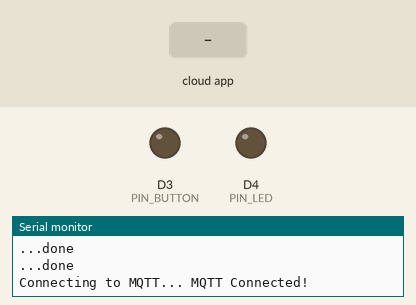
Recording of a sketch running on a simulated ESP8266 (NodeMCU). Parts: output pins drawn as LEDs (lit = HIGH), the last lines printed to the serial monitor. The inputs (shaded band) are chosen by the test bench. WiFi joins after 1.5 s; servers stay silent unless stated; no MQTT or app messages arrive unless stated.

Above: at 2.7 s.
2.8 s: the phone or cloud app sets led to 1
At 3.6 s:
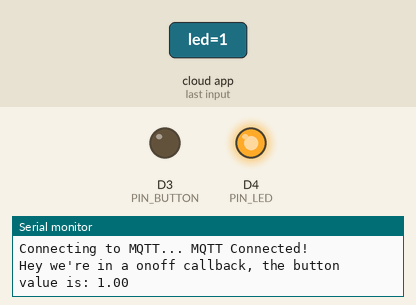
4.3 s: the phone or cloud app sets led to 0
At 5.0 s:
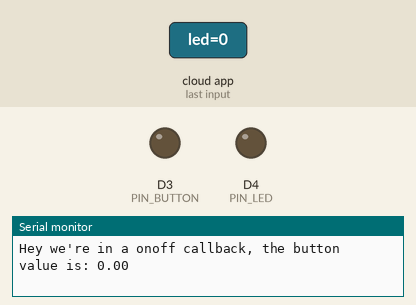
Timing chart, 0 to 7.3 s (numbered marks = the images above; inputs shaded):
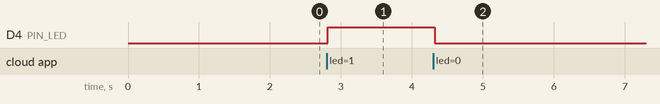

Measured:
- after the input at 2.8 s, D4 (PIN_LED): LOW → HIGH at once
- after the input at 4.3 s, D4 (PIN_LED): HIGH → LOW at once

The sketch:

ESP8266_MQTT_.ino
```cpp
#include <Wire.h>
#include <Servo.h>
#include <ESP8266WiFi.h>
#include <Adafruit_Sensor.h>
#include <Adafruit_BME280.h>
#include <Adafruit_NeoPixel.h>

#include "Adafruit_MQTT.h"
#include "Adafruit_MQTT_Client.h"


/* PINs */

#define PIN_LED       D4
#define PIN_BUTTON    D3


/************************* WiFi Access Point *********************************/
const char * ssid     = "embedded";
const char * password = "04523307";

/************************* MQTT Broker Setup *********************************/

#define MQTT_SERVER      "10.0.0.192"
#define MQTT_SERVERPORT  1883
#define MQTT_USERNAME    ""
#define MQTT_KEY         ""


/* Create an ESP8266 WiFiClient class to connect to the MQTT server. */

WiFiClient client;
Adafruit_MQTT_Client mqtt(&client, MQTT_SERVER, MQTT_SERVERPORT);


/****************************** Feeds ***************************************/

Adafruit_MQTT_Subscribe mqttSetLed       = Adafruit_MQTT_Subscribe (&mqtt, "/set/led");
Adafruit_MQTT_Publish   mqttStatButton   = Adafruit_MQTT_Publish   (&mqtt, "/status/button");


int setLed = 0;
int statusButton = 0;


/* forward declarations */

void mqttReconnect ();
void setupWifi ();
void setupSensor ();
void setupLight ();


void mqttClbkSetLed (double val);


void setup()
{
  Serial.begin (115200);
  delay (10);
  Serial.println ();
  Serial.println ("Initializing ...");
  Serial.println ();

  pinMode (PIN_LED, OUTPUT);
  pinMode (PIN_BUTTON, OUTPUT);

  setupWifi ();
  setupMqtt ();


  Serial.println ("...done");
  Serial.println ();
}

void loop ()
{
  int sw;

  // Ensure the connection to the MQTT server is alive (this will make the first
  // connection and automatically reconnect when disconnected).  See the MQTT_connect
  // function definition further below.
  mqttReconnect();

  // this is our 'wait for incoming subscription packets and callback em' busy subloop
  // try to spend your time here:
  mqtt.processPackets(1000);


//  // ping the server to keep the mqtt connection alive
//  // NOT required if you are publishing once every KEEPALIVE seconds
//
//  if(! mqtt.ping()) {
//    mqtt.disconnect();
//  }

  sw = digitalRead (PIN_BUTTON);
  mqttStatButton.publish (sw);
}


void setupWifi ()
{
  Serial.print ("Connecting to ");
  Serial.println (ssid);

  /*
   * Explicitly set the ESP8266 to be a WiFi-client, otherwise, it by default,
   * would try to act as both a client and an access-point and could cause
   * network-issues with your other WiFi-devices on your WiFi-network.
   */

  WiFi.mode (WIFI_STA);
  WiFi.begin (ssid, password);

  while (WiFi.status () != WL_CONNECTED)
  {
    delay (500);
    Serial.print (".");
  }

  Serial.println ("");
  Serial.println ("WiFi connected");
  Serial.println ("IP address: ");
  Serial.println (WiFi.localIP ());
  Serial.println ("...done");
  Serial.println ();
}


void setupMqtt ()
{
  mqttSetLed.setCallback   (mqttClbkSetLed);
  mqtt.subscribe (&mqttSetLed);
}


void mqttReconnect()
{
  int8_t ret;

  if (mqtt.connected ())  // Stop if already connected.
  {
    return;
  }

  Serial.print ("Connecting to MQTT... ");

  uint8_t retries = 5;
  while ((ret = mqtt.connect ()) != 0) // connect will return 0 for connected
  {
    Serial.println(mqtt.connectErrorString(ret));
    Serial.println("Retrying MQTT connection in 0.5 seconds...");
    mqtt.disconnect();
    delay(500);  // wait 1 second
    retries--;
    if (retries == 0)
    {
      // basically die and wait for WDT to reset me
      while (1);
    }
  }

  Serial.println ("MQTT Connected!");
}


void mqttClbkSetLed (double level)
{
  int val;
  Serial.print ("Hey we're in a onoff callback, the button value is: ");
  Serial.println (level);

  if (level == 0)
    digitalWrite (PIN_LED, LOW);
  else
    digitalWrite (PIN_LED, HIGH);
}
```
